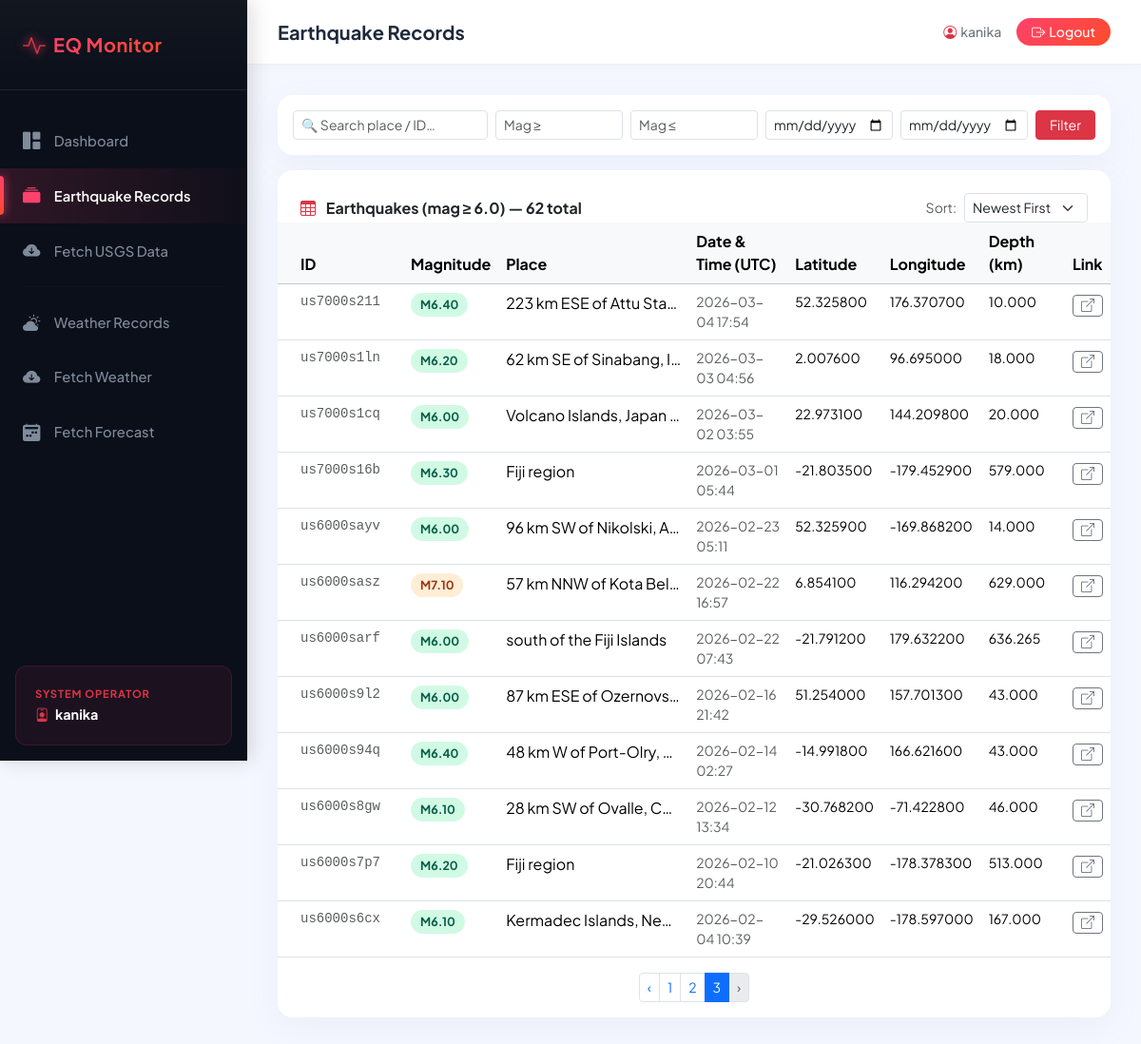
The app's page /earthquakes/?search=&mag_min=&mag_max=&date_from=&date_to=&sort=-time&page=3 (signed in) with its own data.
### earthquake_app/models.py (models this page shows, shortened)
class Earthquake(models.Model):
    earthquake_id = models.CharField(max_length=20, primary_key=True)
    magnitude     = models.DecimalField(max_digits=4,  decimal_places=2)
    place         = models.CharField(max_length=300, null=True, blank=True)
    time          = models.DateTimeField(null=True, blank=True)
    latitude      = models.DecimalField(max_digits=10, decimal_places=6, null=True)
    longitude     = models.DecimalField(max_digits=10, decimal_places=6, null=True)
    depth         = models.DecimalField(max_digits=10, decimal_places=3, null=True)
    url           = models.CharField(max_length=512, null=True, blank=True)
    fetched_at    = models.DateTimeField(default=timezone.now)
    class Meta:
        db_table = "earthquake"
        ordering = ["-time"]

### earthquake_app/views.py (the view)
    def wrapper(request, *args, **kwargs):
        if not request.session.get("user_id"):
            messages.warning(request, "Please log in to access this page.")
            return redirect("login")
        return view_func(request, *args, **kwargs)

### earthquake_app/views.py (called while the page is built)
def login_required_custom(view_func):
    def wrapper(request, *args, **kwargs):
        if not request.session.get("user_id"):
            messages.warning(request, "Please log in to access this page.")
            return redirect("login")
        return view_func(request, *args, **kwargs)
    return wrapper

### templates/earthquake_app/earthquakes.html (shortened to what this page needs)
{% extends "earthquake_app/base.html" %}
{% block page_title %}Earthquake Records{% endblock %}
{% block content %}
<div class="card table-card mb-3">
  <div class="card-body p-3">
    <form method="get" class="row g-2 align-items-end">
      <div class="col-12 col-md-3">
        <input type="text" name="search" class="form-control form-control-sm"
               placeholder="🔍 Search place / ID…" value="{{ search }}">
      </div>
      <div class="col-6 col-md-2">
        <input type="number" name="mag_min" class="form-control form-control-sm"
               placeholder="Mag ≥" step="0.1" min="0" max="10" value="{{ mag_min }}">
      </div>
      <div class="col-6 col-md-2">
        <input type="number" name="mag_max" class="form-control form-control-sm"
               placeholder="Mag ≤" step="0.1" min="0" max="10" value="{{ mag_max }}">
      </div>
      <div class="col-6 col-md-2">
        <input type="date" name="date_from" class="form-control form-control-sm" value="{{ date_from }}">
      </div>
      <div class="col-6 col-md-2">
        <input type="date" name="date_to" class="form-control form-control-sm" value="{{ date_to }}">
      </div>
      <div class="col-12 col-md-1 d-flex gap-1">
        <button class="btn btn-danger btn-sm w-100" type="submit">Filter</button>
      </div>
    </form>
  </div>
</div>
<div class="card table-card">
  <div class="card-header bg-white border-0 pt-4 pb-0 px-4 d-flex justify-content-between align-items-center">
    <h6 class="fw-bold mb-0">
      <i class="bi bi-table me-2 text-danger"></i>
      Earthquakes (mag ≥ 6.0) — {{ total }} total
    </h6>
    <div class="d-flex gap-2 align-items-center">
      <small class="text-muted">Sort:</small>
      <select class="form-select form-select-sm" style="width:auto;"
              onchange="window.location.href=updateParam('sort', this.value)">
        <option value="-time"      {% if sort_by == '-time' %}selected{% endif %}>Newest First</option>
      </select>
    </div>
  </div>
  <div class="card-body p-0">
    <div class="table-responsive">
      <table class="table table-hover mb-0">
        <thead class="table-light">
          <tr>
            <th class="px-4">ID</th>
            <th>Magnitude</th>
            <th>Place</th>
            <th>Date & Time (UTC)</th>
            <th>Latitude</th>
            <th>Longitude</th>
            <th>Depth (km)</th>
            <th>Link</th>
          </tr>
        </thead>
        <tbody>
          {% for eq in page_obj %}
          <tr>
            <td class="px-4 font-monospace small text-muted">{{ eq.earthquake_id }}</td>
            <td>
              {% if eq.magnitude >= 8 %}
                <span class="magnitude-badge mag-extreme">M{{ eq.magnitude }}</span>
              {% elif eq.magnitude >= 7 %}
                <span class="magnitude-badge mag-high">M{{ eq.magnitude }}</span>
              {% elif eq.magnitude >= 6.5 %}
                <span class="magnitude-badge mag-medium">M{{ eq.magnitude }}</span>
              {% else %}
                <span class="magnitude-badge mag-low">M{{ eq.magnitude }}</span>
              {% endif %}
            </td>
            <td style="max-width:200px;overflow:hidden;text-overflow:ellipsis;white-space:nowrap;">
              {{ eq.place|default:"Unknown" }}
            </td>
            <td class="text-muted small">{{ eq.time|date:"Y-m-d H:i" }}</td>
            <td class="small">{{ eq.latitude|default:"—" }}</td>
            <td class="small">{{ eq.longitude|default:"—" }}</td>
            <td class="small">{{ eq.depth|default:"—" }}</td>
            <td>
              {% if eq.url %}
                <a href="{{ eq.url }}" target="_blank" class="btn btn-sm btn-outline-secondary py-0 px-2">
                  <i class="bi bi-box-arrow-up-right"></i>
                </a>
              {% endif %}
            </td>
          </tr>
          {% endfor %}
        </tbody>
      </table>
    </div>
  </div>
  {% if page_obj.has_other_pages %}
  <div class="card-footer bg-white border-0 py-3 px-4">
    <nav>
      <ul class="pagination pagination-sm mb-0 justify-content-center">
        {% if page_obj.has_previous %}
          <li class="page-item">
            <a class="page-link" href="?search={{ search }}&mag_min={{ mag_min }}&mag_max={{ mag_max }}&date_from={{ date_from }}&date_to={{ date_to }}&sort={{ sort_by }}&page={{ page_obj.previous_page_number }}">‹</a>
          </li>
        {% else %}
          <li class="page-item disabled"><span class="page-link">‹</span></li>
        {% endif %}
        {% for num in page_obj.paginator.page_range %}
          {% if page_obj.number == num %}
            <li class="page-item active"><span class="page-link">{{ num }}</span></li>
          {% elif num > page_obj.number|add:-3 and num < page_obj.number|add:3 %}
            <li class="page-item">
              <a class="page-link" href="?search={{ search }}&mag_min={{ mag_min }}&mag_max={{ mag_max }}&date_from={{ date_from }}&date_to={{ date_to }}&sort={{ sort_by }}&page={{ num }}">{{ num }}</a>
            </li>
          {% endif %}
        {% endfor %}
        {% if page_obj.has_next %}
          <li class="page-item">
            <a class="page-link" href="?search={{ search }}&mag_min={{ mag_min }}&mag_max={{ mag_max }}&date_from={{ date_from }}&date_to={{ date_to }}&sort={{ sort_by }}&page={{ page_obj.next_page_number }}">›</a>
          </li>
        {% else %}
          <li class="page-item disabled"><span class="page-link">›</span></li>
        {% endif %}
      </ul>
    </nav>
  </div>
  {% endif %}
</div>
{% endblock %}

### templates/earthquake_app/base.html (style rules this page uses)
:root { --sidebar-width: 260px; --primary-gradient: linear-gradient(135deg, #ff416c 0%, #ff4b2b 100%); --sidebar-bg: #0b0f19; --active-gradient: linear-gradient(90deg, rgba(255, 65, 108, 0.15) 0%, rgba(255, 75, 43, 0.02) 100%); --accent-color: #ff416c; --bg-light: #f4f7fe; }
body { background: var(--bg-light); font-family: 'Plus Jakarta Sans', sans-serif; color: #1e293b; }
.table-card { border: none; border-radius: 16px; box-shadow: 0 10px 30px rgba(165, 173, 211, 0.1); overflow: hidden; background: #fff; }
.magnitude-badge { display: inline-block; padding: 3px 10px; border-radius: 20px; font-size: 0.78rem; font-weight: 700; }
.mag-low { background: #d1fae5; color: #065f46; }
.mag-high { background: #ffedd5; color: #9a3412; }

### records on screen
Earthquake: earthquake_id "us7000s211", magnitude "6.40", place "223 km ESE of Attu Sta…", time "2026-03-04 17:54", latitude "52.325800", longitude "176.370700", depth "10.000"
Earthquake: earthquake_id "us7000s1ln", magnitude "6.20", place "62 km SE of Sinabang, I…", time "2026-03-03 04:56", latitude "2.007600", longitude "96.695000", depth "18.000"
Earthquake: earthquake_id "us7000s1cq", magnitude "6.00", place "Volcano Islands, Japan…", time "2026-03-02 03:55", latitude "22.973100", longitude "144.209800", depth "20.000"
Earthquake: earthquake_id "us7000s16b", magnitude "6.30", place "Fiji region", time "2026-03-01 05:44", latitude "-21.803500", longitude "-179.452900", depth "579.000"
Earthquake: earthquake_id "us6000sayv", magnitude "6.00", place "96 km SW of Nikolski, A…", time "2026-02-23 05:11", latitude "52.325900", longitude "-169.868200", depth "14.000"
Earthquake: earthquake_id "us6000sasz", magnitude "7.10", place "57 km NNW of Kota Bel…", time "2026-02-22 16:57", latitude "6.854100", longitude "116.294200", depth "629.000"
Earthquake: earthquake_id "us6000sarf", magnitude "6.00", place "south of the Fiji Islands", time "2026-02-22 07:43", latitude "-21.791200", longitude "179.632200", depth "636.265"
Earthquake: earthquake_id "us6000s9l2", magnitude "6.00", place "87 km ESE of Ozernovs…", time "2026-02-16 21:42", latitude "51.254000", longitude "157.701300", depth "43.000"
Earthquake: earthquake_id "us6000s94q", magnitude "6.40", place "48 km W of Port-Olry,…", time "2026-02-14 02:27", latitude "-14.991800", longitude "166.621600", depth "43.000"
Earthquake: earthquake_id "us6000s8gw", magnitude "6.10", place "28 km SW of Ovalle, C…", time "2026-02-12 13:34", latitude "-30.768200", longitude "-71.422800", depth "46.000"
Earthquake: earthquake_id "us6000s7p7", magnitude "6.20", place "Fiji region", time "2026-02-10 20:44", latitude "-21.026300", longitude "-178.378300", depth "513.000"
Earthquake: earthquake_id "us6000s6cx", magnitude "6.10", place "Kermadec Islands, Ne…", time "2026-02-04 10:39", latitude "-29.526000", longitude "-178.597000", depth "167.000"

### other values on screen
{{ request.session.username }} "kanika"
{{ total }} "62"
{{ num }} "1" "2"
{{ num }} "3"
